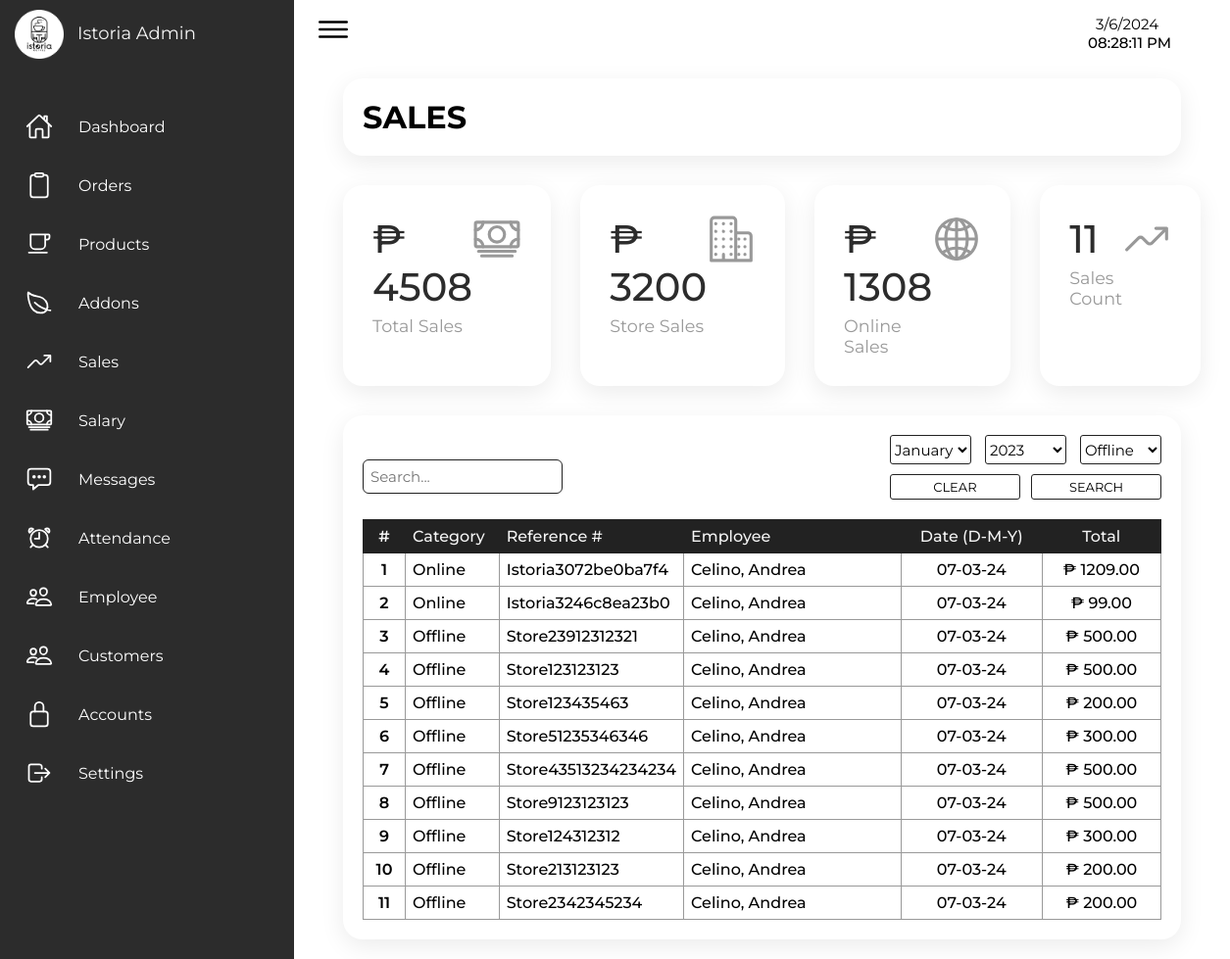
Screenshot of /Admin/admin_sales.php (signed in) with the database file from the repository.
### tables this page shows
CREATE TABLE `sales` (
  `id` int(255) NOT NULL,
  `eid` int(255) NOT NULL,
  `total` int(255) NOT NULL,
  `type` varchar(255) NOT NULL,
  `date` varchar(255) NOT NULL,
  `time` varchar(255) NOT NULL,
  `reference` varchar(255) NOT NULL
);

CREATE TABLE `employee` (
  `id` int(255) NOT NULL,
  `eid` int(255) NOT NULL,
  `employee_id` varchar(255) NOT NULL,
  `rank` varchar(255) NOT NULL,
  `name` varchar(255) NOT NULL,
  `gender` varchar(255) NOT NULL,
  `age` varchar(255) NOT NULL,
  `birthdate` varchar(255) NOT NULL,
  `birthplace` varchar(255) NOT NULL,
  `address` varchar(255) NOT NULL,
  `contact` varchar(255) NOT NULL,
  `email` varchar(255) NOT NULL,
  `image` varchar(255) NOT NULL,
  `hire_date` varchar(255) NOT NULL
);

### Admin/admin_sales.php (the view, shortened to what this page needs)
<?php
  include '../connection.php';
?>
<!DOCTYPE html>
<html lang="en">
  <head>
    <link rel="stylesheet" href="../Src/Styles/style_admin.css" />
  </head>
  <body>
    <div class="container">
      <?php include 'sidenav.php' ?>
      <div class="main">
        <div class="topbar">
          <div class="toggle">
            <ion-icon name="menu-outline"></ion-icon>
          </div>
          <?php include 'time.php' ?>
        </div>
        <div class="container-box">
          <h1>SALES</h1>
        </div>
        <div class="salesgraph">
          <div class="cardBox">
          <div class="card">
              <?php
                $total_overall = 0;
                $select_overall = mysqli_query($conn, "SELECT * FROM `sales`") or die ('query failed');
                while ($fetch_overall = mysqli_fetch_assoc($select_overall)){
                    $total_overall += $fetch_overall['total'];
                }
              ?>
              <div>
                <div class="numbers">₱ <?php echo $total_overall ?></div>
                <div class="cardName">Total Sales</div>
              </div>
              <div class="iconBx">
                <ion-icon name="cash-outline"></ion-icon>
              </div>
            </div>
            <div class="card">
              <?php
                $Store_sales = 0;
                $select_store_sales = mysqli_query($conn, "SELECT * FROM `sales` WHERE type = 'offline'") or die ('query failed');
                while ($fetch_store_sales = mysqli_fetch_assoc($select_store_sales)){
                    $Store_sales  += $fetch_store_sales['total'];
                }
              ?>
              <div>
                <div class="numbers">₱ <?php echo $Store_sales  ?></div>
                <div class="cardName">Store Sales</div>
              </div>
              <div class="iconBx">
                <ion-icon name="business-outline"></ion-icon>
              </div>
            </div>
            <div class="card">
              <?php
                $online_sales = 0;
                $select_online_sales = mysqli_query($conn, "SELECT * FROM `sales` WHERE type = 'online'") or die ('query failed');
                while ($fetch_online_sales = mysqli_fetch_assoc($select_online_sales)){
                    $online_sales  += $fetch_online_sales['total'];
                }
              ?>
              <div>
                <div class="numbers">₱ <?php echo $online_sales ?></div>
                <div class="cardName">Online Sales</div>
              </div>
              <div class="iconBx">
                <ion-icon name="globe-outline"></ion-icon>
              </div>
            </div>
            <div class="card">
              <?php
                $select_count_sales = mysqli_query($conn, "SELECT * FROM `sales`") or die ('query failed');
                $fetch_count_sales  = mysqli_num_rows($select_count_sales);
              ?>
              <div>
                <div class="numbers"><?php echo $fetch_count_sales ?></div>
                <div class="cardName">Sales Count</div>
              </div>
              <div class="iconBx">
                <ion-icon name="trending-up-outline"></ion-icon>
              </div>
            </div>
          </div>
        </div>
        <div class="container-box sale-search-table">
          <div class="sales-search">
          <?php
            $selected_type = isset($_POST['type']) ? $_POST['type'] : 'offline';
            if(isset($_POST['search'])) {
              $selected_month = $_POST['month'];
              $selected_year = $_POST['year'];
              $selected_type = $_POST['type'];
              $formatted_date = sprintf('%02d-%02d', $selected_month, substr($selected_year, -2));
              $sql = "SELECT * FROM `sales` WHERE date LIKE '%$formatted_date%' AND type = '$selected_type'";
              $select_sales = mysqli_query($conn, $sql) or die ('Query failed');
            } else {
                $select_sales = mysqli_query($conn, "SELECT * FROM `sales`") or die ('Query failed');
            }
            ?>
          <form method="post" >
            <div class="sales-flex">
              <div class="sales-input">
                <input type="text" name="searchInput" id="searchInput" placeholder="Search...">
              </div>
              <div class="form">
                <div class="col1">
                <select name="month" id="month" required>
                    <?php
                        $months = array(
                            1 => 'January', 2 => 'February', 3 => 'March', 4 => 'April', 5 => 'May',
                            6 => 'June', 7 => 'July', 8 => 'August', 9 => 'September', 10 => 'October',
                            11 => 'November', 12 => 'December'
                        );
                        foreach ($months as $value => $label) {
                            $selected = ($value == $selected_month) ? 'selected' : '';
                            echo "<option value='$value' $selected>$label</option>";
                        }
                    ?>
                </select>
                <select name="year" id="year" required>
                    <?php
                        $current_year = date("Y");
                        for ($year = 2023; $year <= $current_year; $year++) {
                            $selected = ($year == $selected_year) ? 'selected' : '';
                            echo "<option value='$year' $selected>$year</option>";
                        }
                    ?>
                </select>
                <select name="type">
                    <option value="offline" <?php if ($selected_type == 'offline') echo 'selected'; ?>>Offline</option>
                </select>
                </div>
                  <div class="col2">
                    <button type="submit" name="clear">CLEAR</button>
                    <button type="clear" name="search">SEARCH</button>
                </div>
              </div>
            </div>
          </div>
          <table class="sale-search" id="sale-search">
            <thead>
              <tr>
                <th>#</th>
                <th>Category</th>
                <th>Reference #</th>
                <th>Employee</th>
                <th>date (D-M-Y)</th>
                <th>Total</th>
              </tr>
            </thead>
            <tbody>
              <?php
                 $count = 0;
                while ($fetch_sales = mysqli_fetch_assoc($select_sales)){
                  $count++;
                  $eid = $fetch_sales['eid'];
                  if($eid == 0){
                    $name = "Not Exist";
                  }else{
                    $search = $fetch_sales['eid'];
                    $select_employee = mysqli_query($conn, "SELECT * FROM `employee` WHERE eid = ' $search ' ") or die ('Query failed');
                    $fetch_employee = mysqli_fetch_assoc($select_employee);
                    $name = $fetch_employee ['name'];
                  }
              ?>
              <tr>
                <td><?php echo $count  ?></td>
                <td><?php echo $fetch_sales['type'] ?></td>
                <td><?php echo $fetch_sales['reference'] ?></td>
                <td><?php echo $name ?></td>
                <td><?php echo $fetch_sales['date']?></td>
                <td>₱ <?php echo $fetch_sales['total'] ?>.00</td>
              </tr>
            </tbody>
            <?php
              }
            ?>
          </table>
        </div>
      </div>
    </div>
  </body>
</html>

### Src/Styles/style_admin.css (style rules this page uses)
* { font-family: "Montserrat", sans-serif; margin: 0; padding: 0; box-sizing: border-box; }
button { cursor: pointer; }
:root { --gray: #2c2c2c; --white: #fff; --white2: #f5f5f5; --black1: #222; --black2: #999; }
.main { position: absolute; width: calc(100% - 300px); left: 300px; min-height: 100vh; transition: 0.5s; }
.topbar { width: 100%; height: 60px; display: flex; justify-content: space-between; align-items: center; padding: 0 10px; }
.toggle { position: relative; width: 60px; height: 60px; display: flex; justify-content: center; align-items: center; font-size: 2.5rem; cursor: pointer; }
.cardBox { position: relative; width: 100%; padding: 20px; display: grid; grid-template-columns: repeat(4, 1fr); grid-gap: 30px; }
.cardBox .card { position: relative; background: var(--white); padding: 30px; border-radius: 20px; display: flex; justify-content: space-between; cursor: pointer; box-shadow: 0 7px 25px rgba(0, 0, 0, 0.08); }
.cardBox .card .numbers { position: relative; font-weight: 500; font-size: 2.5rem; color: var(--gray); }
.cardBox .card .cardName { color: var(--black2); font-size: 1.1rem; margin-top: 5px; }
.cardBox .card .iconBx { font-size: 50px; color: var(--black2); }
.container-box { margin: 20px 50px; grid-gap: 30px; position: relative; display: grid; background: var(--white); padding: 20px; box-shadow: 0 7px 25px rgba(0, 0, 0, 0.08); border-radius: 20px; }
.salesgraph { margin: -30px 10px 0px 10px; grid-gap: 30px; position: relative; display: grid; padding: 20px; }
.sale-search { margin-top: -10px; border-collapse: collapse; text-transform: capitalize; }
.sale-search tr th { border: 1px solid var(--black1); padding: 7px; background-color: var(--black1); color: var(--white2); }
.sale-search tr td { border: 1px solid var(--black2); padding: 7px; }
.sale-search tr td:first-child, .sale-search tr th:first-child { width: 50px; text-align: center; font-weight: 600; }
.sale-search tr td:last-child, .sale-search tr th:last-child { width: 150px; text-align: center; font-weight: 500; }
.sale-search tr td:nth-child(2), .sale-search tr th:nth-child(2) { width: 100px; text-align: start; font-weight: 500; }
.sale-search tr td:nth-child(3), .sale-search tr th:nth-child(3) { text-align: start; font-weight: 500; }
.sale-search tr td:nth-child(4), .sale-search tr th:nth-child(4) { text-align: start; font-weight: 500; width: 300px; }
.sale-search tr td:nth-child(5), .sale-search tr th:nth-child(5) { text-align: center; font-weight: 500; width: 200px; }
.sales-flex { display: flex; justify-content: space-between; }
.sales-input { width: 50%; }
.sales-input input { width: 50%; padding: 7px; font-size: 15px; border: 1px solid var(--black1); border-radius: 6px; margin-top: 25px; }
.sales-flex .col1 { width: 100%; display: flex; justify-content: space-between; }
.sales-flex .col1 select { width: 30%; border: 1px solid var(--black1); border-radius: 3px; background-color: var(--white); font-size: 15px; height: 30px; }
.sales-flex .col2 { display: flex; justify-content: space-between; }
.sales-flex .col2 button { border: 1px solid var(--black1); border-radius: 3px; background-color: var(--white); font-size: 13px; padding: 4px; width: 48%; margin-top: 10px; }
.sales-flex .form { width: 34%; }
.sale-search-table { margin-top: -10px; }

### rows the page displays
sales: type "Online", reference "Istoria3072be0ba7f4", employee.name "Celino, Andrea", date "07-03-24", total "1209"
sales: type "Online", reference "Istoria3246c8ea23b0", employee.name "Celino, Andrea", date "07-03-24", total "99"
sales: type "Offline", reference "Store23912312321", employee.name "Celino, Andrea", date "07-03-24", total "500"
sales: type "Offline", reference "Store123123123", employee.name "Celino, Andrea", date "07-03-24", total "500"
sales: type "Offline", reference "Store123435463", employee.name "Celino, Andrea", date "07-03-24", total "200"
sales: type "Offline", reference "Store51235346346", employee.name "Celino, Andrea", date "07-03-24", total "300"
sales: type "Offline", reference "Store43513234234234", employee.name "Celino, Andrea", date "07-03-24", total "500"
sales: type "Offline", reference "Store9123123123", employee.name "Celino, Andrea", date "07-03-24", total "500"
sales: type "Offline", reference "Store124312312", employee.name "Celino, Andrea", date "07-03-24", total "300"
sales: type "Offline", reference "Store213123123", employee.name "Celino, Andrea", date "07-03-24", total "200"
sales: type "Offline", reference "Store2342345234", employee.name "Celino, Andrea", date "07-03-24", total "200"

### other values shown
$total_overall "4508"
$Store_sales "3200"
$online_sales "1308"
$fetch_count_sales "11"
form field month "January"
form field year "2023"
